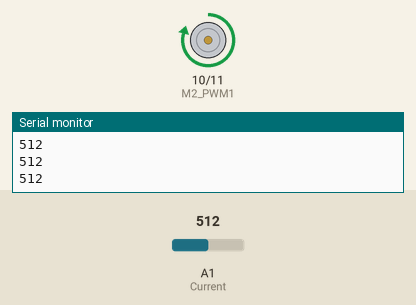
This sketch was run on a simulated Arduino Nano, built with avr-gcc and run on an emulated ATmega328P. On the bench: motor-driver pin pairs drawn as motors (green arrow = first pin HIGH = forward, orange = second pin HIGH = backward, longer = more drive), the last lines printed to the serial monitor. Inputs (shaded band) come from the test bench; at power-on: A1 (Current) = 512.

Above: at 1.2 s.
1.3 s: A1 (Current) set to 563
2.8 s: A1 (Current) set to 592
At 3.6 s:
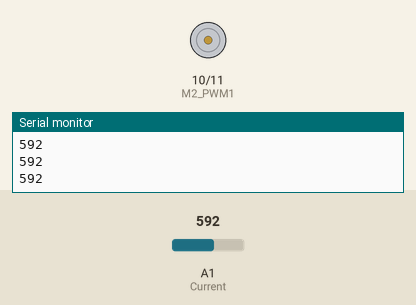
4.3 s: A1 (Current) set to 558
5.8 s: A1 (Current) set to 532
At 7.0 s:
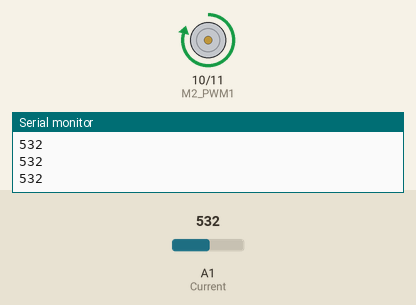
7.3 s: A1 (Current) set to 590
At 8.1 s:
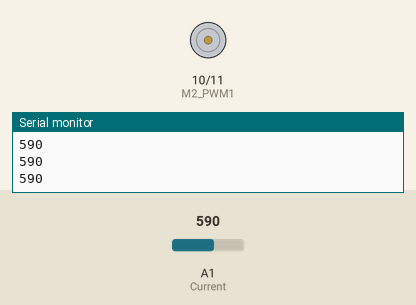
Timing chart, 0 to 9.8 s (numbered marks = the images above; inputs shaded):
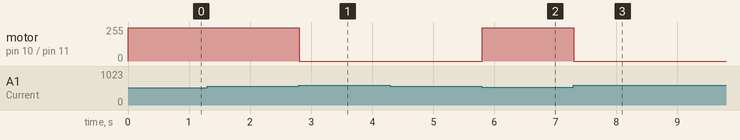

The sketch:

DC_Motor_Current_Control.ino
```cpp
//Gyrodrive Machineries Private Limited
//Gyro/DC/V1 Programmable Dual DC Motor Driver
//Code for testing DC Motor Speed Control
//Written by Eshan Dhar
//Date: 11/11/22
// Define Motor PWM Pins for Speed and Direction
#define M1_PWM1 5
#define M1_PWM2 6
#define M2_PWM1 10
#define M2_PWM2 11
// Motor PWM Pins Initialized
#include <PWM.h>
int32_t frequency = 1000; //frequency (in Hz)
// Define Motor Intrupt Pins for Speed and Direction
#define M1_INTP 2
#define M2_INTP 3
// Motor Intrupt Pins Initialized
#define Battery A0
#define Buzzer 4
#define POD_M1 A7
#define POD_M2 A6
#define Current A1
unsigned long previous_time=0;
unsigned int Speed = 0;
volatile int count = 0;//if the interrupt will change this value, it must be volatile
int Speed_Setpoint = 500;
int Current_value=0;
int counter=0;
void setup() {
pinMode(M1_INTP, INPUT); //set as input
digitalWrite(M1_INTP, HIGH);//enable internal pullup resistor
Serial.begin(9600);
}
void loop() {
Current_value = analogRead(Current);
if(Current_value<=550){
analogWrite(M2_PWM1,250);
analogWrite(M2_PWM2,0);
}
if(Current_value>=580){
analogWrite(M2_PWM1,0);
analogWrite(M2_PWM2,0);
}

//Serial.println(Speed);//see the counts advance
Serial.println(Current_value);

}
```

Measured:
- the behaviour switches between 579 and 580 on A1 (Current) (found by bisection; images 0 and 1)
- the behaviour switches between 551 and 550 on A1 (Current) (found by bisection; images 1 and 2)
- after the input at 2.8 s, motor on pin 10 (M2_PWM1) / pin 11 (M2_PWM2): forward 250/255 → stopped at once
- after the input at 5.8 s, motor on pin 10 (M2_PWM1) / pin 11 (M2_PWM2): stopped → forward 250/255 at once
- after the input at 7.3 s, motor on pin 10 (M2_PWM1) / pin 11 (M2_PWM2): forward 250/255 → stopped at once
